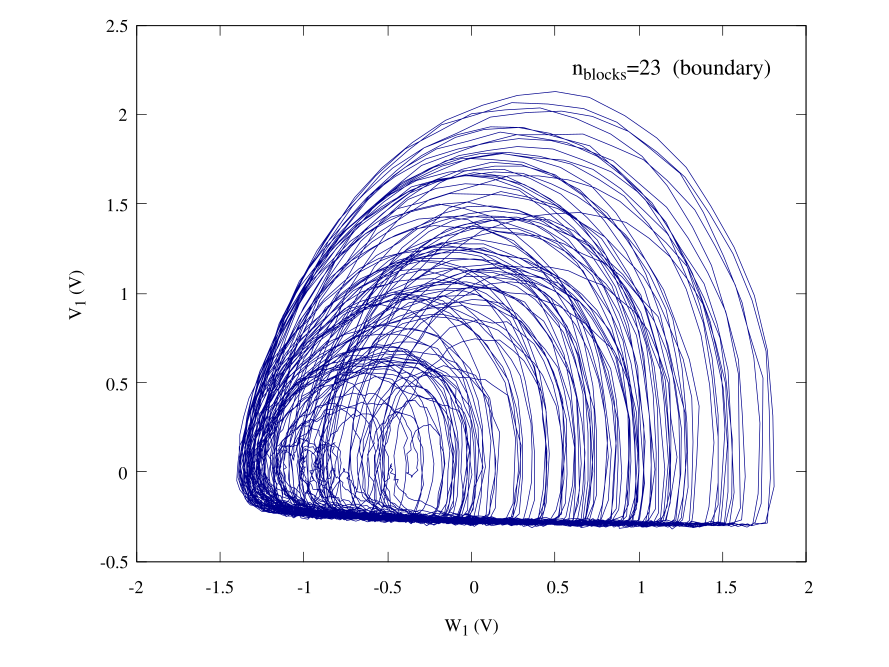

This figure's gnuplot source:
set terminal qt persist
set termoption font "Times,10"
set border lw 0.5

set label at graph 0.65,0.925 "n_{blocks}=23  (boundary)" font ",12"
set xlabel "W_1 (V)"
set ylabel "V_1 (V)"
set size ratio 0.8
set xrange [-2:2]
set yrange [-0.5:2.5]
plot "23_blocks_avg.dat" u ($3*10):($2*10) every ::0::10000 w l notitle lc "dark-blue" lw 0.5
